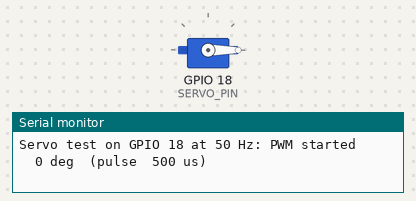
A sketch run on a simulated ESP32. Parts: servo, the last lines printed to the serial monitor. Servo pulses on a pin are drawn as a servo (544–2400 µs = 0–180°).

Above: at 0.55 s.
At 3.55 s:
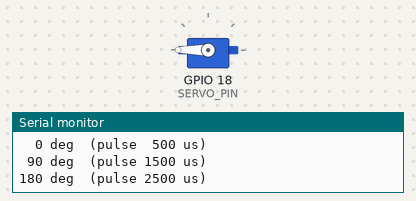
At 6.5 s:
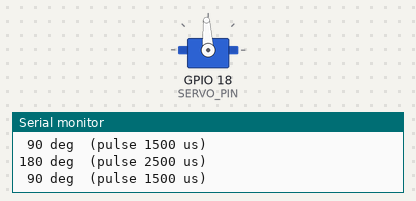
Timing chart, 0 to 8.3 s (numbered marks = the images above):
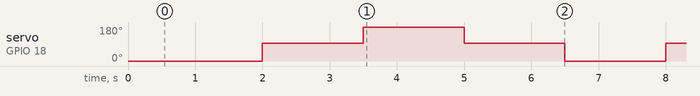

The sketch:

servo_sweep_test.ino
```cpp
/*******************************************************************************
 * ResQBot - SERVO SWEEP TEST (no phone, no Bluetooth)  -> upload to MAIN ESP32
 * -----------------------------------------------------------------------------
 * Servo signal on GPIO 18 (D18), red to 5V, brown/black to GND.
 * The servo moves 0 -> 90 -> 180 -> 90 -> 0 degrees, 1.5 s per step, forever.
 * Open Serial Monitor at 115200 to see each step.
 *
 * Board: ESP32 Dev Module
 ******************************************************************************/
#include <Arduino.h>
#if __has_include("esp_arduino_version.h")
  #include "esp_arduino_version.h"
#endif
#ifndef ESP_ARDUINO_VERSION_MAJOR
  #define ESP_ARDUINO_VERSION_MAJOR 2
#endif

#define SERVO_PIN   18     // change if the signal wire is on another pin
#define SERVO_CH    0
#define SERVO_FREQ  50     // standard servo frequency (20 ms period)
#define SERVO_RES   16     // 16-bit duty resolution

void servoAngle(int deg) {
  uint32_t us   = 500 + (uint32_t)deg * 2000 / 180;          // 0.5 - 2.5 ms
  uint32_t duty = (uint32_t)((uint64_t)us * 65535 / 20000);  // of 20 ms
#if ESP_ARDUINO_VERSION_MAJOR >= 3
  ledcWrite(SERVO_PIN, duty);
#else
  ledcWrite(SERVO_CH, duty);
#endif
  Serial.printf("%3d deg  (pulse %4u us)\n", deg, (unsigned)us);
}

void setup() {
  Serial.begin(115200);
  delay(500);
#if ESP_ARDUINO_VERSION_MAJOR >= 3
  bool ok = ledcAttachChannel(SERVO_PIN, SERVO_FREQ, SERVO_RES, SERVO_CH);
#else
  bool ok = ledcSetup(SERVO_CH, SERVO_FREQ, SERVO_RES) > 0;
  ledcAttachPin(SERVO_PIN, SERVO_CH);
#endif
  Serial.printf("Servo test on GPIO %d at %d Hz: %s\n",
                SERVO_PIN, SERVO_FREQ, ok ? "PWM started" : "PWM FAILED");
}

void loop() {
  const int steps[] = {0, 90, 180, 90};
  for (int i = 0; i < 4; i++) {
    servoAngle(steps[i]);
    delay(1500);
  }
}
```

Measured:
- by itself, servo on GPIO 18 (SERVO_PIN): repeats every 6.0 s: 180° 1.5 s, 93° 1.5 s, 0° 1.5 s, 93° 1.5 s
